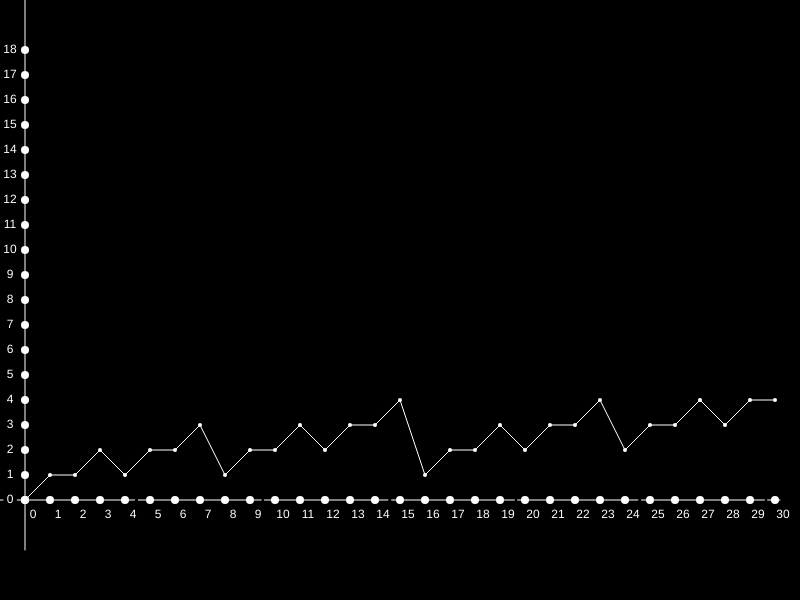
Frame 1 (no input)
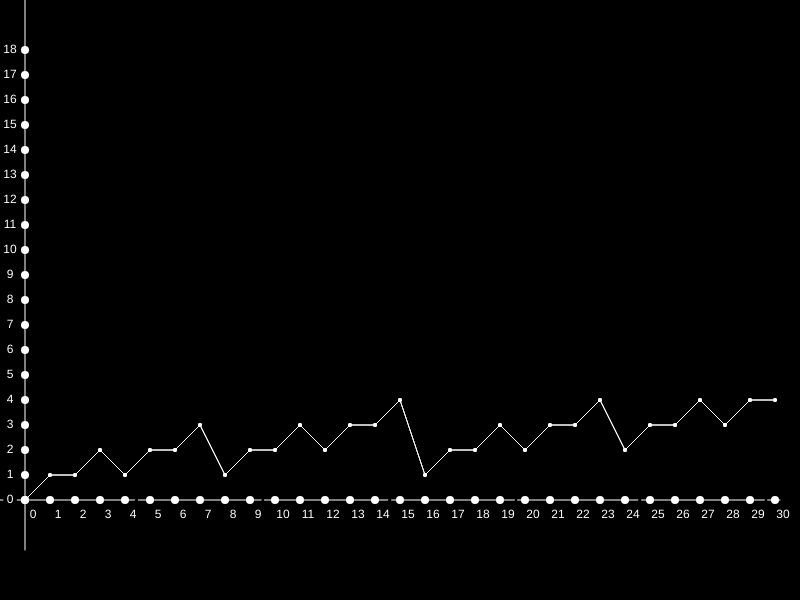
Frame 2 (the mouse pressed at the canvas centre, redrawn once)

The p5.js sketch that drew these frames (run headless with seeded random() and noise() and a simulated clock; the mouse was pressed at the canvas centre and the sketch redrawn once):

// p5.js sketch
// ── sketch.js

let xPoints = [];
let yPoints = [];
let xCounter = 0;

function setup() {
  
  createCanvas(800, 600);
  background(0);
  textAlign(CENTER, CENTER);

  stroke(255);
  line(0, 500, width-20, 500);
  strokeWeight(8);

  for(xInc = 25; xInc < width-15; xInc+=25) {
    xPoints.push(xInc);
    yPoints.push(500 - (getOnes(xCounter)*25));
    point(xInc, 500);
    push();
      fill(255);
      stroke(0);
      text(xCounter+"", xInc+8, 515);
    pop();
    xCounter++;
  }
  strokeWeight(1);

  line( 25, 0, 25, 550);
  strokeWeight(8);
  yCounter=0;

  for(yInc = 500; yInc > 25; yInc-=25) {
    point(25, yInc);
    push();
      fill(255);
      stroke(0);
      text(yCounter+"", 10, yInc);
    pop();
    yCounter++;
  }

  strokeWeight(1);
}

function draw() {
  noLoop();
  for(i = 0; i < xPoints.length; i ++) {
    push();
    strokeWeight(4);
    point(xPoints[i], yPoints[i]);
    pop();
  }
  for(j = 0; j < xPoints.length; j++) {
    line(xPoints[j], yPoints[j], xPoints[j+1], yPoints[j+1]);
  }
}

function getOnes(vble)  {
  return (vble >>> 0).toString(2).split('1').length -1;
}
